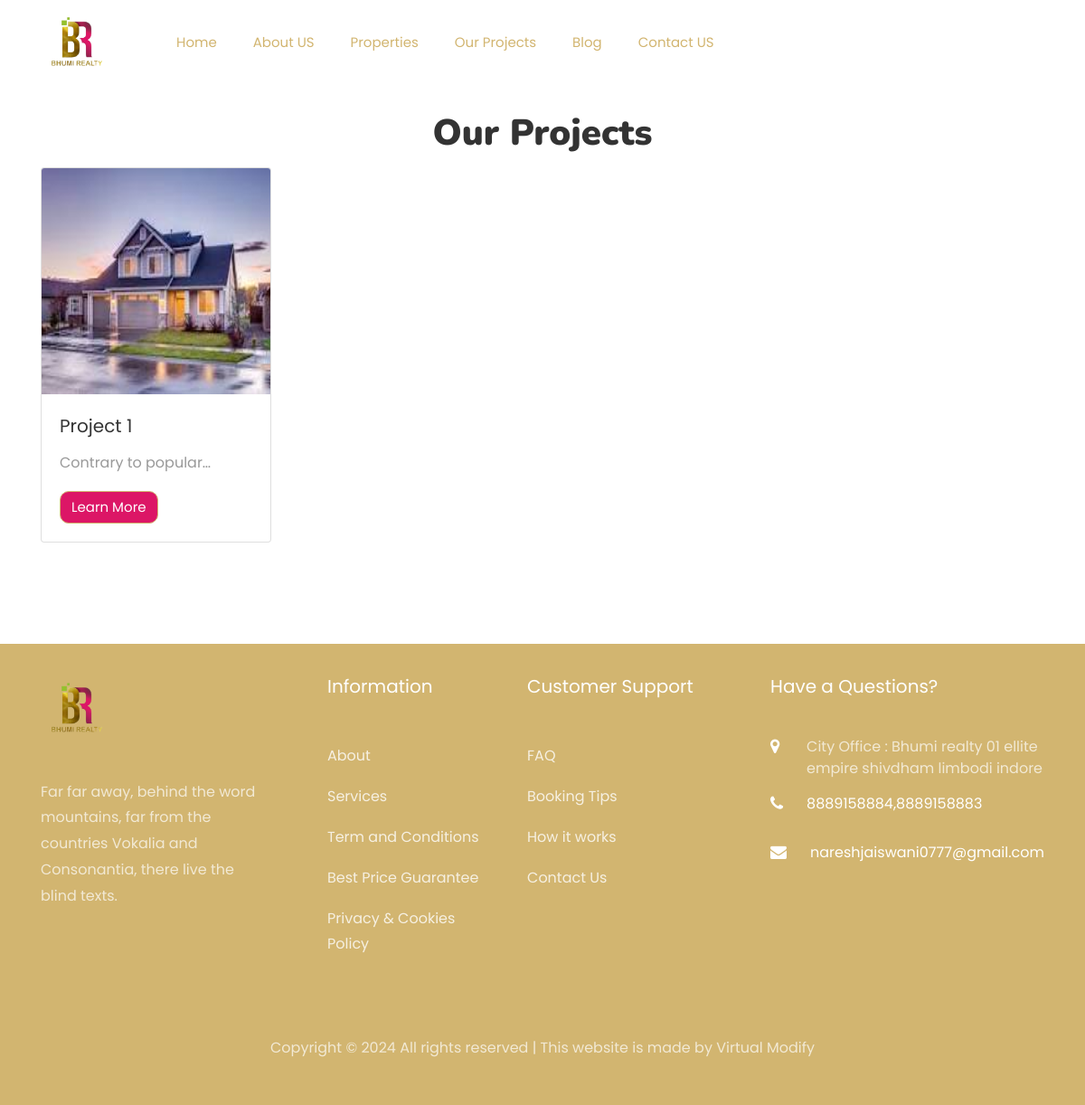
Screenshot of /assets/projects/ with the database file from the repository.
### assets/models.py (models this page shows, shortened)
class Project(models.Model):
    project_name = models.CharField(max_length=255)
    address = models.CharField(max_length=255)
    description=models.TextField()
    amenity=models.ManyToManyField(Amenity)
    service = models.ManyToManyField(Service)
    plot_layout=models.ImageField(upload_to="project_plot/",null=True,blank=True)
    location=models.URLField(max_length=500,null=True,blank=True)
    main_photo = models.ImageField(upload_to="project_photos/")

### assets/views.py (the view)
# urls.py: path("projects/",views.ProjectListView.as_view(),name="project_list"),
class ProjectListView(View):
    def get(self,request,*args, **kwargs):
        projects=Project.objects.all()
        return render(request,"projects/project_list.html",context={"projects":projects})

### templates/projects/project_list.html
{% extends "index.html" %}
{% block content %}
{% include "includes/navbar.html" %}
{% load static %}
{% if projects %}
<section class="ftco-section ftco-no-pt bg-white" style="margin-top:2%">
	<div class="container">
		<div class="row">
			<div class="col-md-12 heading-section text-start ftco-animate">
				<h2 class="mb-2 text-center" style="font-family: 'Nunito', sans-serif;font-weight: 900;">Our Projects</h2>
			</div>
		</div>
	</div>
    <div class="container">
        <div class="row">
            {% for project in projects %}
            <div class="col-sm-6 col-md-3 mb-3">
                <div class="card" >
                <img src="{{project.main_photo.url}}" height="250px" width="100px" class="card-img-top" alt="...">
                <div class="card-body">
                    <h5 class="card-title">{{project.project_name}}</h5>
                    <p class="card-text">{{project.description|truncatechars:20}}</p>
                    <a href="{% url 'assets:project_detail' project.id %}" class="btn btn-primary">Learn More</a>
                </div>
                </div>
            </div>
            {% endfor %}
        </div>
    </div>
</section>
{% else %}
<div class="container text-center my-5">
    <h1>No Data Available</h1>
    <p class="lead">Sorry, there is no data to display.</p>
    <a href="{% url 'home:home_view' %}" class="btn btn-primary">Go Back</a>
  </div>
{% endif %}
{% endblock content %}

### rows the page displays
Project: main_photo (picture), project_name "Project 1", description "Contrary to popular…"
